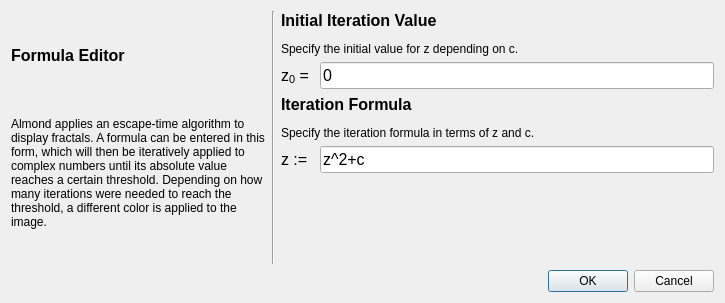
<?xml version="1.0" encoding="UTF-8"?>
<ui version="4.0">
 <class>CustomGenerator</class>
 <widget class="QDialog" name="CustomGenerator">
  <property name="geometry">
   <rect>
    <x>0</x>
    <y>0</y>
    <width>725</width>
    <height>303</height>
   </rect>
  </property>
  <property name="windowTitle">
   <string>Custom Generator</string>
  </property>
  <layout class="QVBoxLayout" name="verticalLayout">
   <item>
    <layout class="QHBoxLayout" name="horizontalLayout_4" stretch="10,0,17">
     <item>
      <widget class="QLabel" name="label_3">
       <property name="sizePolicy">
        <sizepolicy hsizetype="Expanding" vsizetype="Preferred">
         <horstretch>0</horstretch>
         <verstretch>0</verstretch>
        </sizepolicy>
       </property>
       <property name="text">
        <string>&lt;html&gt;&lt;head/&gt;&lt;body&gt;&lt;p&gt;&lt;span style=&quot; font-size:12pt; font-weight:600;&quot;&gt;Formula Editor&lt;/span&gt;&lt;/p&gt;&lt;p&gt;&lt;br/&gt;&lt;/p&gt;&lt;p&gt;&lt;span style=&quot; font-size:9pt;&quot;&gt;Almond applies an escape-time algorithm to display fractals. A formula can be entered in this form, which will then be iteratively applied to complex numbers until its absolute value reaches a certain threshold. Depending on how many iterations were needed to reach the threshold, a different color is applied to the image.&lt;/span&gt;&lt;/p&gt;&lt;/body&gt;&lt;/html&gt;</string>
       </property>
       <property name="textFormat">
        <enum>Qt::AutoText</enum>
       </property>
       <property name="wordWrap">
        <bool>true</bool>
       </property>
      </widget>
     </item>
     <item>
      <widget class="Line" name="line">
       <property name="orientation">
        <enum>Qt::Vertical</enum>
       </property>
      </widget>
     </item>
     <item>
      <layout class="QVBoxLayout" name="verticalLayout_5">
       <item>
        <layout class="QFormLayout" name="formLayout">
         <item row="0" column="0" colspan="2">
          <widget class="QLabel" name="descriptionInitial">
           <property name="font">
            <font>
             <pointsize>12</pointsize>
            </font>
           </property>
           <property name="text">
            <string>&lt;html&gt;&lt;head/&gt;&lt;body&gt;&lt;p&gt;&lt;span style=&quot; font-weight:600;&quot;&gt;Initial Iteration Value&lt;/span&gt;&lt;/p&gt;&lt;p&gt;&lt;span style=&quot; font-size:9pt;&quot;&gt;Specify the initial value for z depending on c.&lt;/span&gt;&lt;/p&gt;&lt;/body&gt;&lt;/html&gt;</string>
           </property>
           <property name="textFormat">
            <enum>Qt::RichText</enum>
           </property>
          </widget>
         </item>
         <item row="1" column="0">
          <widget class="QLabel" name="label_5">
           <property name="font">
            <font>
             <pointsize>12</pointsize>
            </font>
           </property>
           <property name="text">
            <string>&lt;html&gt;&lt;head/&gt;&lt;body&gt;&lt;p&gt;z&lt;span style=&quot; vertical-align:sub;&quot;&gt;0&lt;/span&gt; = &lt;/p&gt;&lt;/body&gt;&lt;/html&gt;</string>
           </property>
           <property name="textFormat">
            <enum>Qt::RichText</enum>
           </property>
          </widget>
         </item>
         <item row="1" column="1">
          <widget class="QLineEdit" name="formula_z0">
           <property name="font">
            <font>
             <pointsize>12</pointsize>
            </font>
           </property>
           <property name="text">
            <string>0</string>
           </property>
          </widget>
         </item>
         <item row="2" column="0" colspan="2">
          <widget class="QLabel" name="label_4">
           <property name="font">
            <font>
             <pointsize>12</pointsize>
            </font>
           </property>
           <property name="text">
            <string>&lt;html&gt;&lt;head/&gt;&lt;body&gt;&lt;p&gt;&lt;span style=&quot; font-weight:600;&quot;&gt;Iteration Formula&lt;/span&gt;&lt;/p&gt;&lt;p&gt;&lt;span style=&quot; font-size:9pt;&quot;&gt;Specify the iteration formula in terms of z and c.&lt;/span&gt;&lt;/p&gt;&lt;/body&gt;&lt;/html&gt;</string>
           </property>
          </widget>
         </item>
         <item row="3" column="0">
          <widget class="QLabel" name="label_2">
           <property name="font">
            <font>
             <pointsize>12</pointsize>
            </font>
           </property>
           <property name="text">
            <string>z := </string>
           </property>
          </widget>
         </item>
         <item row="3" column="1">
          <widget class="QLineEdit" name="formula_zi">
           <property name="font">
            <font>
             <pointsize>12</pointsize>
            </font>
           </property>
           <property name="text">
            <string>z^2+c</string>
           </property>
          </widget>
         </item>
        </layout>
       </item>
      </layout>
     </item>
    </layout>
   </item>
   <item>
    <widget class="QDialogButtonBox" name="buttonBox">
     <property name="orientation">
      <enum>Qt::Horizontal</enum>
     </property>
     <property name="standardButtons">
      <set>QDialogButtonBox::Cancel|QDialogButtonBox::Ok</set>
     </property>
    </widget>
   </item>
  </layout>
 </widget>
 <resources/>
 <connections>
  <connection>
   <sender>buttonBox</sender>
   <signal>accepted()</signal>
   <receiver>CustomGenerator</receiver>
   <slot>accept()</slot>
   <hints>
    <hint type="sourcelabel">
     <x>248</x>
     <y>254</y>
    </hint>
    <hint type="destinationlabel">
     <x>157</x>
     <y>274</y>
    </hint>
   </hints>
  </connection>
  <connection>
   <sender>buttonBox</sender>
   <signal>rejected()</signal>
   <receiver>CustomGenerator</receiver>
   <slot>reject()</slot>
   <hints>
    <hint type="sourcelabel">
     <x>316</x>
     <y>260</y>
    </hint>
    <hint type="destinationlabel">
     <x>286</x>
     <y>274</y>
    </hint>
   </hints>
  </connection>
 </connections>
</ui>
